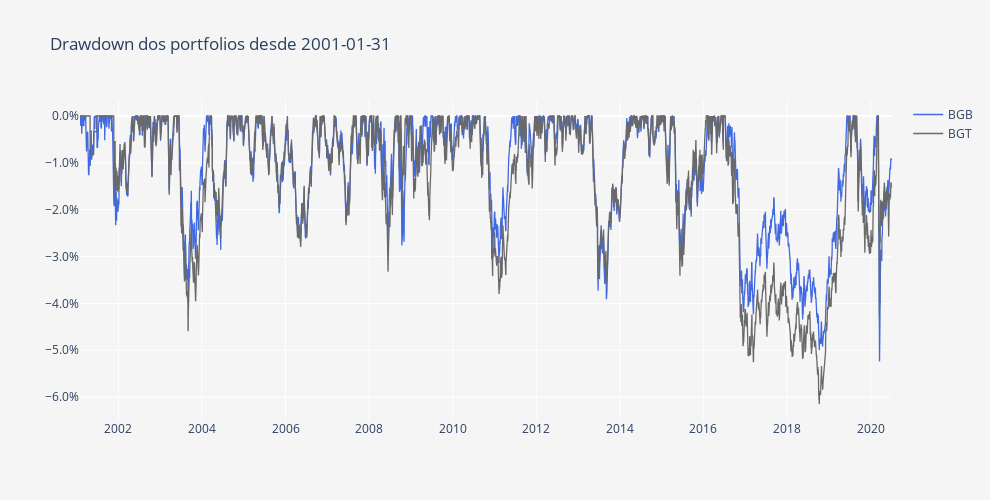

The code cell stored with this chart in its notebook:
### Code cell
DD = compute_drawdowns(fundos)
DD = DD /100

layout = go.Layout(
    title='Drawdown dos portfolios desde ' + Begin,
    plot_bgcolor='#f5f5f5',
    paper_bgcolor='#f5f5f5',
    width=990,
    height=500,
    xaxis=dict(
        title='',
        showgrid=True,
        titlefont=dict(size=12),
    ),
    yaxis=dict(
        title='',
        showgrid=True,
        zeroline=True, # Adicionar ou não a zero line
        tickformat=".1%" # tickformat=".2%" se quiseres mais casas decimais
    ))

trace0 = go.Scatter(
    x = DD.index,
    y = DD.iloc[:, 0],
    name = fundos.columns[0],
    line = dict(
        color = 'royalblue',
        width = 1.3)
)

trace1 = go.Scatter(
    x = DD.index,
    y = DD.iloc[:, 1],
    name = fundos.columns[1],
    line = dict(
        color = 'dimgrey',
        width = 1.3)
)

data = [trace0, trace1]
        
fig = go.Figure(data=data, layout=layout)
py.iplot(fig)

### Figure 1 — Plotly figure (JSON) as saved in the notebook; plotly's stock layout.template omitted (floating-point values rounded to 4 significant figures; data arrays with more than 128 entries replaced by an {"elided": "..."} marker saying what was removed)
{"data": [{"line": {"color": "royalblue", "width": 1.3}, "name": "BGB", "type": "scatter", "x": {"elided": "7192 str values"}, "y": {"elided": "7192 float values"}}, {"line": {"color": "dimgrey", "width": 1.3}, "name": "BGT", "type": "scatter", "x": {"elided": "7192 str values"}, "y": {"elided": "7192 float values"}}], "layout": {"height": 500, "paper_bgcolor": "#f5f5f5", "plot_bgcolor": "#f5f5f5", "title": {"text": "Drawdown dos portfolios desde 2001-01-31"}, "width": 990, "xaxis": {"autorange": true, "range": ["2001-01-31", "2020-07-06"], "showgrid": true, "title": {"font": {"size": 12}, "text": ""}, "type": "date"}, "yaxis": {"autorange": true, "range": [-0.06488, 0.003415], "showgrid": true, "tickformat": ".1%", "title": {"text": ""}, "type": "linear", "zeroline": true}}}
